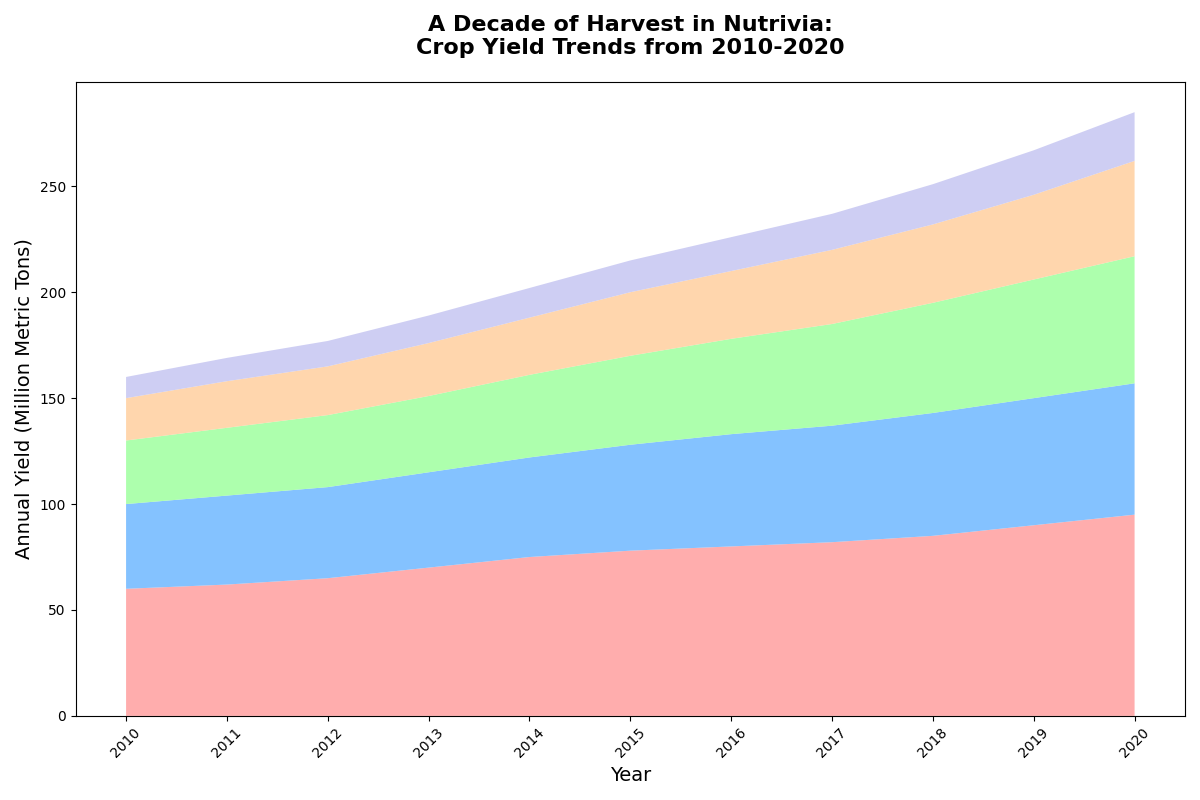

The script that drew this image:
import matplotlib.pyplot as plt
import numpy as np

# Define years for the x-axis
years = np.arange(2010, 2021)

# Annual yield data in million metric tons for each crop
wheat = np.array([60, 62, 65, 70, 75, 78, 80, 82, 85, 90, 95])
rice = np.array([40, 42, 43, 45, 47, 50, 53, 55, 58, 60, 62])
maize = np.array([30, 32, 34, 36, 39, 42, 45, 48, 52, 56, 60])
soy = np.array([20, 22, 23, 25, 27, 30, 32, 35, 37, 40, 45])
barley = np.array([10, 11, 12, 13, 14, 15, 16, 17, 19, 21, 23])

# Organize the data for stackplot
data = np.vstack([wheat, rice, maize, soy, barley])
crops = ['Wheat', 'Rice', 'Maize', 'Soy', 'Barley']

# Define colors for each crop
colors = ['#ff9999', '#66b3ff', '#99ff99', '#ffcc99', '#c2c2f0']

# Plotting
fig, ax = plt.subplots(figsize=(12, 8))
ax.stackplot(years, data, colors=colors, alpha=0.8)

# Titles and labels
ax.set_title("A Decade of Harvest in Nutrivia:\nCrop Yield Trends from 2010-2020", fontsize=16, fontweight='bold', pad=20)
ax.set_xlabel("Year", fontsize=14)
ax.set_ylabel("Annual Yield (Million Metric Tons)", fontsize=14)

# Rotating the x-axis labels for clarity
plt.xticks(years, rotation=45)

# Automatically adjust layout to prevent overlap
plt.tight_layout()

# Display the plot
plt.show()
